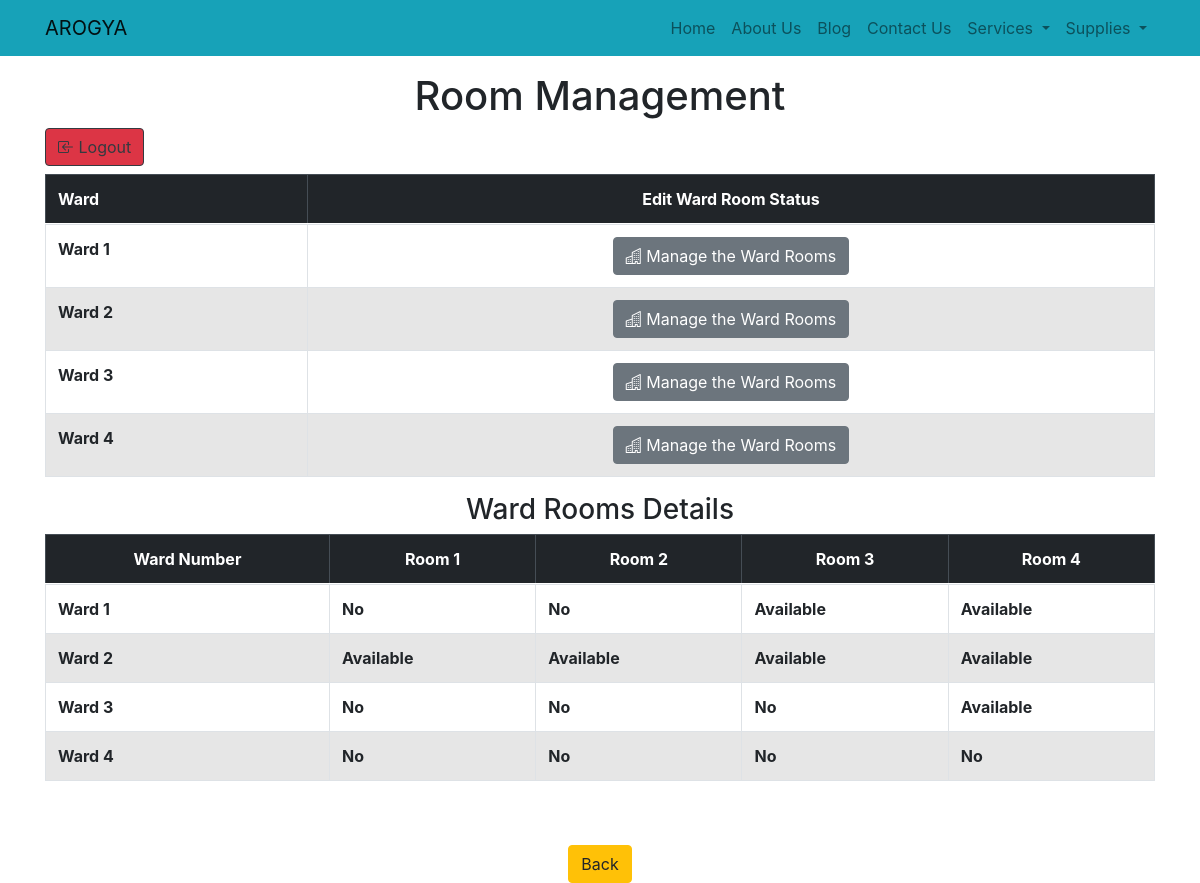
The app's page /Page_Files/Rooms.php (signed in) with its own data.
### tables this page shows
CREATE TABLE IF NOT EXISTS `rooms` (
  `id` int(10) NOT NULL AUTO_INCREMENT,
  `ward_id` varchar(20) NOT NULL,
  `room1` varchar(20) NOT NULL,
  `room2` varchar(20) NOT NULL,
  `room3` varchar(20) NOT NULL,
  `room4` varchar(20) NOT NULL,
  PRIMARY KEY (`id`)
);

### Page_Files/Rooms.php (the view, shortened to what this page needs)
<?php include "../header.php"?>
<nav class="navbar       navbar-light    bg-info        navbar-expand-sm    fixed-top">
     <div class="container">
          <a href="#" class="navbar-brand" > AROGYA </a>
          <div class="collapse          navbar-collapse"    id="navbarNavDropdown">  <! –– Nav Bar can collapse like a drop down button ––>
               <ul class="navbar-nav    ms-auto">
                    <li class="nav-item">         <a href="Details_Pages/Home.php"    class="nav-link"> Home </a>            </li>
                    <li class="nav-item">         <a href="Details_Pages/About.php"   class="nav-link"> About Us </a>        </li>
                    <li class="nav-item">         <a href="Details_Pages/Blog.php"    class="nav-link"> Blog </a>            </li>
                    <li class="nav-item">         <a href="Details_Pages/Contact.php" class="nav-link"> Contact Us </a>      </li>
                    <li class="nav-item dropdown">
                      <a class="nav-link dropdown-toggle" href="#" id="navbarDropdownMenuLink" data-toggle="dropdown" >     Services       </a>
                    </li>
                    <li class="nav-item dropdown">
                      <a class="nav-link dropdown-toggle" href="#" id="navbarDropdownMenuLink" data-toggle="dropdown" >     Supplies       </a>
                    </li>
                </ul>
          </div>
     </div>
</nav>
<br><br><br>
  <div class="container">
    <h1 class="text-center" >Room Management</h1>
      <?php
      echo "<a href='../Logout_Function.php?logout' class='btn btn-danger btn-outline-dark mb-2'> <i class='bi bi-box-arrow-in-left'></i> Logout</a>"
      ?>
    <table class="table table-striped table-bordered table-hover">
      <thead class="table-dark">
        <tr>
          <th  scope="col">Ward</th>
          <th  scope="col" colspan="3" class="text-center">Edit Ward Room Status</th>
        </tr>
      </thead>
      <tbody>
        <tr>
          <?php
            $query="SELECT * FROM rooms";
            $view_room= mysqli_query($conn,$query);
            while($row= mysqli_fetch_assoc($view_room))
            {
              $id = $row['id'];
              $wnum = $row['ward_id'];
              echo "<tr >";
              echo " <th scope='row' >{$wnum}</th>";
              echo " <td class='text-center' > <a href='Functions_Room/Room_Manage.php?edit&user_id={$id}' class='btn btn-secondary'><i class='bi bi-building'></i> Manage the Ward Rooms</a> </td>";
              echo " </tr> ";
            }
          ?>
        </tr>
      </tbody>
    </table>
    <h3 class="text-center" >Ward Rooms Details</h3>
    <table class="table table-striped table-bordered table-hover">
      <thead class="table-dark">
        <tr>
          <th  scope="col"  class="text-center">Ward Number</th>
          <th  scope="col"  class="text-center">Room 1</th>
          <th  scope="col"  class="text-center">Room 2</th>
          <th  scope="col"  class="text-center">Room 3</th>
          <th  scope="col"  class="text-center">Room 4</th>
        </tr>
      </thead>
      <tbody>
        <tr>
          <?php
            $query="SELECT * FROM rooms";
            $view_ward= mysqli_query($conn,$query);
            while($row= mysqli_fetch_assoc($view_ward))
            {
              $wnum = $row['ward_id'];
              $rm1 = $row['room1'];
              $rm2 = $row['room2'];
              $rm3 = $row['room3'];
              $rm4 = $row['room4'];
              echo "<tr >";
              echo " <th scope='row' >{$wnum}</th>";
              echo " <th scope='row' >{$rm1}</th>";
              echo " <th scope='row' >{$rm2}</th>";
              echo " <th scope='row' >{$rm3}</th>";
              echo " <th scope='row' >{$rm4}</th>";
              echo " </tr> ";
            }
          ?>
        </tr>
      </tbody>
    </table>
  </div>
<div class="container text-center mt-3">
      <a href="Details_Pages/Home.php" class="btn btn-warning mt-5"> Back </a>

### records on screen
rooms: ward "Ward 1", room1 "No", room2 "No", room3 "Available", room4 "Available"
rooms: ward "Ward 2", room1 "Available", room2 "Available", room3 "Available", room4 "Available"
rooms: ward "Ward 3", room1 "No", room2 "No", room3 "No", room4 "Available"
rooms: ward "Ward 4", room1 "No", room2 "No", room3 "No", room4 "No"
